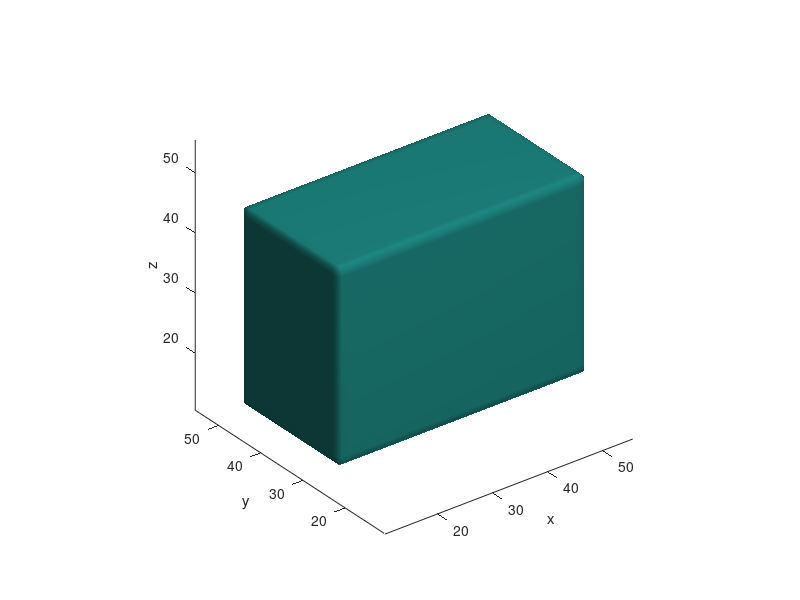

Write MATLAB code to recreate this figure. (Note: this script raises an error after producing the figure.)
clear
clc

a = ones(23,45,33);
A = zeros(65,65,65);
A(33-11:33+11,33-22:33+22,33-16:33+16)=a;
angle(:,1)=1:180;
angle(:,2)=1;180;

figure
clf
isosurface(A)
axis equal;
xlabel('x')
ylabel('y')
zlabel('z')

for i = 1:length(angle(:,1))
    Rot_img = my3Drotation(A,angle(i,:));
    Rot3D{i} = Rot_img;
    proj_img = zeros(size(Rot_img(:,:,1)));
    for j = 1:size(Rot_img,3)
        proj_img = proj_img + Rot_img(:,:,j);
    end
    Proj_img1{i}=proj_img;
    proj_img(find(proj_img~=0))=1;
    Proj_img2{i}= proj_img;
end
    